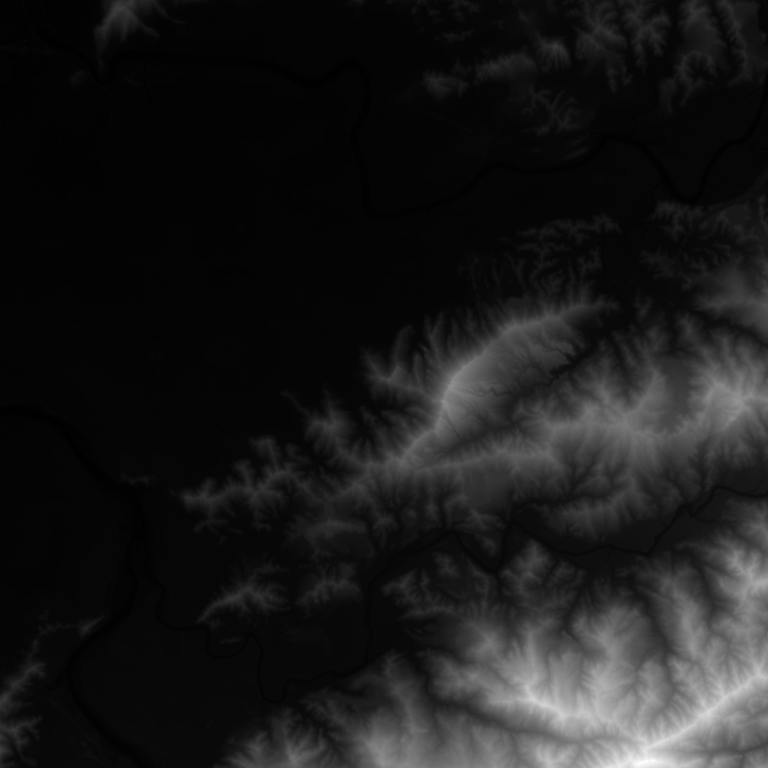
#> input picture data/lookdev_cache/moi_2025_dtm_xinyi_mirror.tif, 768 x 768 px
$ python annotate_baseline.py ../../../../../data/lookdev_cache/moi_2025_dtm_xinyi_mirror.tif ../../../../../data/lookdev_cache/moi_2025_dtm_xinyi_mirror.tif
#> lines starting #> are read from the running program, lines starting #| are printed output that depends on the picture
"""Annotate the project's own UE5.8 look-dev capture for the AC7 forest benchmark doc (no third-party pixels)."""
import hashlib
import sys
from pathlib import Path

from PIL import Image, ImageDraw, ImageFont

src, out_dir = Path(sys.argv[1]), Path(sys.argv[2])
out_dir.mkdir(parents=True, exist_ok=True)
im = Image.open(src).convert("RGB")
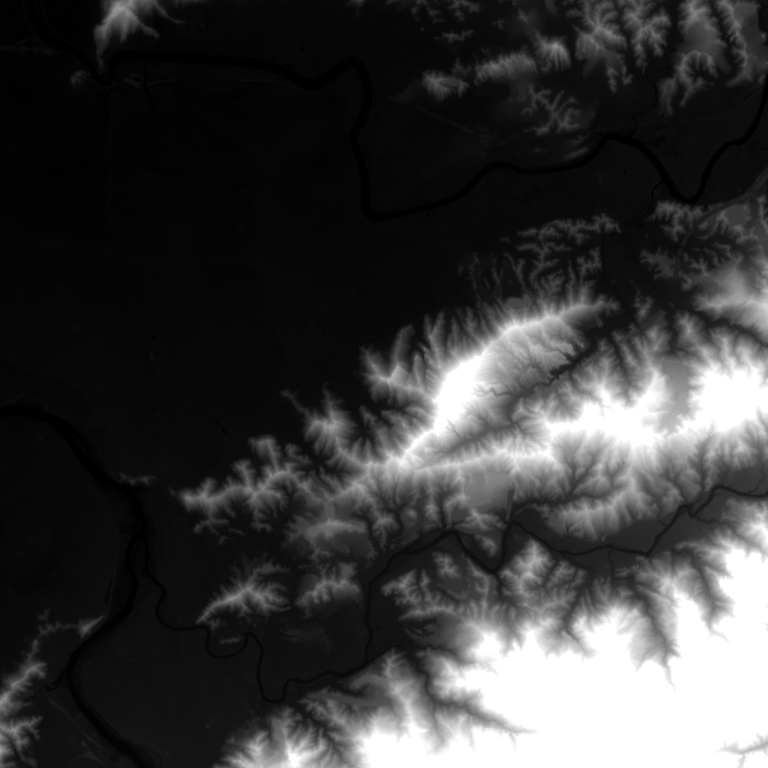
#> im: PIL image 768x768 RGB; min 0, max 255, mean 59.4
#> (the run stopped early here; a loop or call above may not have finished)
